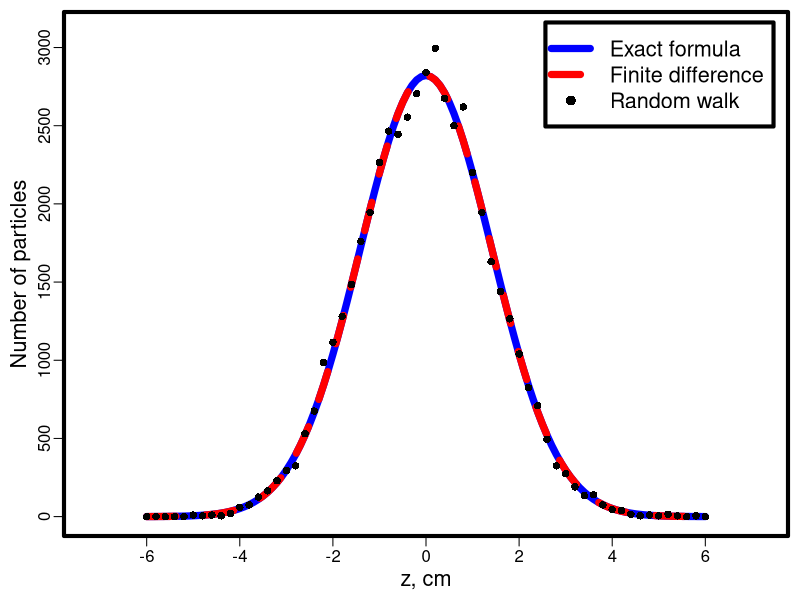
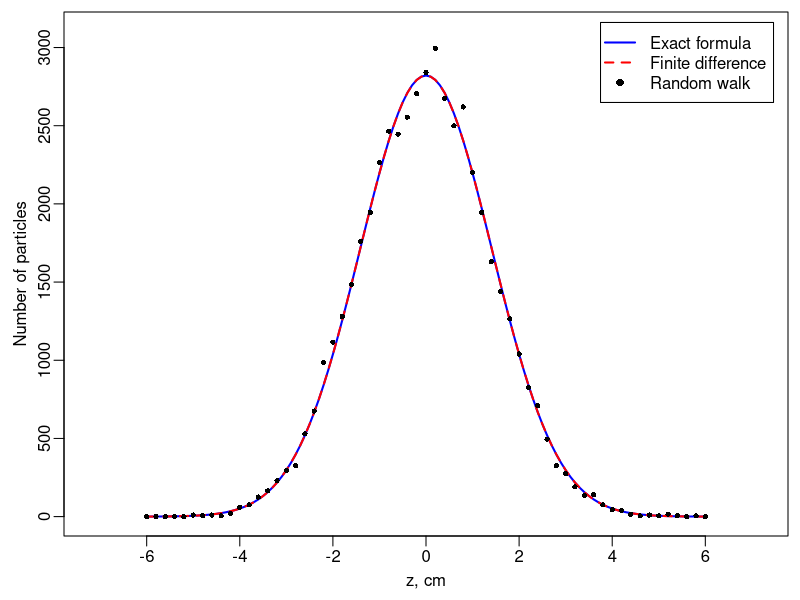

Reproduce these figures in R, in order.
#Color plot of smooth lines with R base package

# The position of the legend can be specified also using the following keywords:
# "bottomright", "bottom", "bottomleft", "left", "topleft", "top", "topright", "right" and "center".
# The parameter inset is used to create margins

data1 <- read.table("diffusion_results_FD.dat")
data2 <- read.table("diffusion_results_RW.dat")

x1 <- data1$V1
y1 <- data1$V2
y2 <- data1$V3
x2 <- data2$V1
y3 <- data2$V2

nms <- c("Exact formula", "Finite difference", "Random walk")

x_max <- max(x1,x2)
x_min <- min(x1,x2)
x_length <- x_max-x_min

y_max <- max(y1,y2)
y_min <- min(y1,y2)
y_height <- y_max-y_min

cols <- c("blue", "red", "black")
ltys <- c(1, 2, 0)
pchs <- c(NA, NA, 16)

filename <- "plot_diffusion_1"

png(paste(filename, ".png", sep = ""), width = 1800, height = 1500, units = "px", pointsize = 45)
par(mar = c(3.2, 3.2, 0.6, 0.6), mgp = c(1.7, 0.5, 0), lwd = 4)
line_width <- 7
psz <- 1

plot(x1, y1, type = "l",
    xlim = c(x_min - x_length*0.1, x_max + x_length*0.1),
    ylim = c(y_min, y_max + y_height*0.1), 
    lwd = line_width, 
    col = cols[1],
    lty = ltys[1], 
    xlab = "z, cm", 
    ylab = "Number of particles", 
    cex.lab = 1.3)
lines(x1, y2, lwd = line_width, col = cols[2], lty = ltys[2])
points(x2, y3, cex = psz, col = cols[3], pch = pchs[3])

legend("topright", inset = 0.02, 
    legend = nms, 
    lwd = rep(line_width, 3), 
    lty = ltys,
    pch = pchs, 
    col = cols, 
    cex = 1.3)

dev.off()

pdf(paste(filename, ".pdf", sep = ""), width = 6, height = 5)
par(mar = c(3.2, 3.2, 0.6, 0.6), mgp = c(1.7, 0.5, 0), lwd = 1)
line_width <- 2
psz <- 0.7

plot(x1, y1, type = "l",
    xlim = c(x_min - x_length*0.1, x_max + x_length*0.1),
    ylim = c(y_min, y_max + y_height*0.1), 
    lwd = line_width, 
    col = cols[1],
    lty = ltys[1], 
    xlab = "z, cm", 
    ylab = "Number of particles", 
    cex.lab = 1.0)
lines(x1, y2, lwd = line_width, col = cols[2], lty = ltys[2])
points(x2, y3, cex = psz, col = cols[3], pch = pchs[3])

legend("topright", inset = 0.02, 
    legend = nms, 
    lwd = rep(line_width, 3), 
    lty = ltys,
    pch = pchs,  
    col = cols, 
    cex = 1.0)

dev.off()
